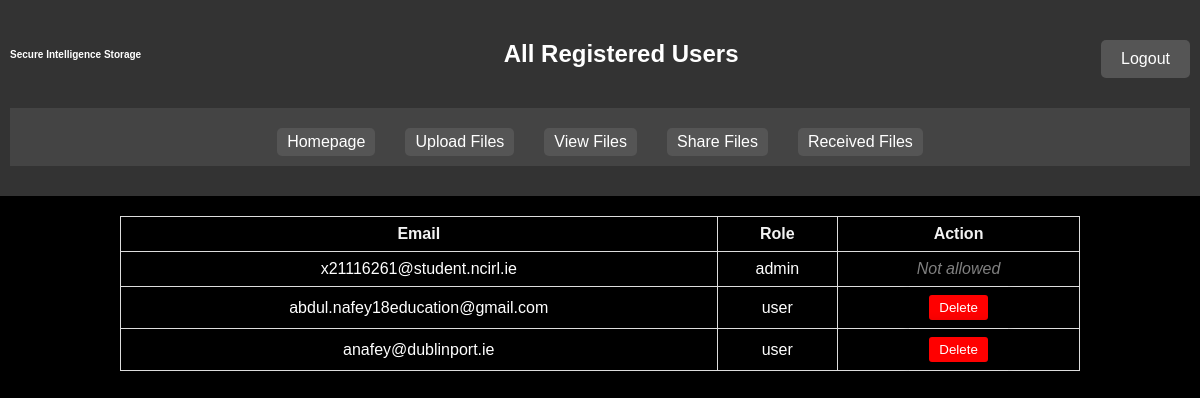
Page /all_users (signed in) on the earlier database version.
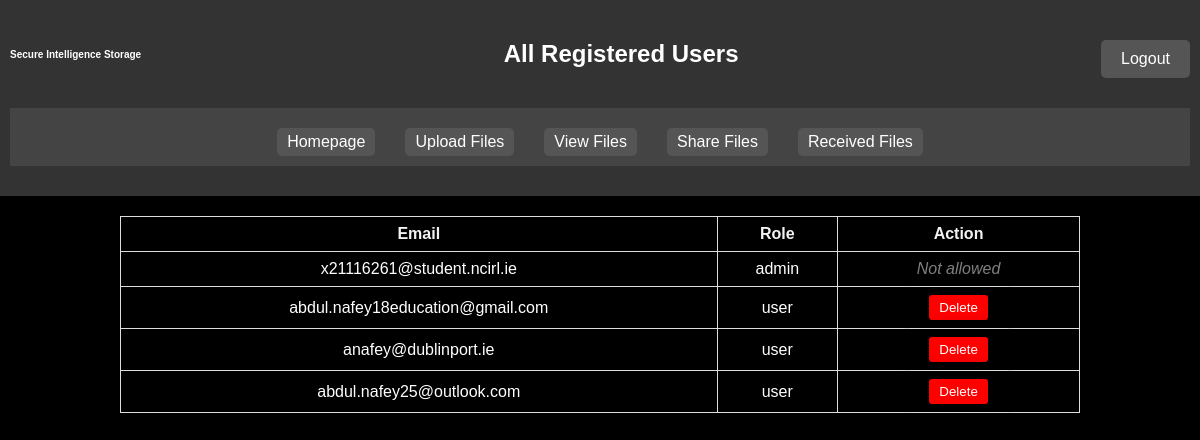
Same page on the later database version.
### tables this page shows
CREATE TABLE users (
                id INTEGER PRIMARY KEY AUTOINCREMENT,
                email TEXT UNIQUE NOT NULL,
                password_hash TEXT NOT NULL,
                mfa_secret TEXT,
                role TEXT NOT NULL DEFAULT 'user'  -- Role column: 'admin' or 'user'
            );

### routes/page_routes.py (the view)
    @app.route('/all_users')
    def all_users():
        if 'role' in session and session['role'] == 'admin':
            connection = get_db_connection()
            users = connection.execute('SELECT id, email, role FROM users').fetchall()  # Fetch user data
            connection.close()
            return render_template('all_users.html', users=users)
        else:
            flash('Unauthorized access!', 'error')
            return redirect(url_for('login'))

### database/sql_db.py (called while the page is built)
def get_db_connection():
    connection = sqlite3.connect(DB_PATH)
    connection.row_factory = sqlite3.Row
    return connection

### templates/all_users.html (shortened to what this page needs)
<!DOCTYPE html>
<html lang="en">
<head>
    <link rel="stylesheet" type="text/css" href="{{ url_for('static', filename='styles.css') }}">
</head>
<body>
    <header>
        <h1>Secure Intelligence Storage</h1>
        <h2>All Registered Users</h2>
        <nav class="nav1">
            <a href="{{ url_for('logout') }}">Logout</a>
        </nav>
        <nav class="nav2">
        <a href="{{ url_for('dynamic_homepage') }}">Homepage</a>
        <a href="{{ url_for('upload_file') }}">Upload Files</a>
        <a href="{{ url_for('files') }}">View Files</a>
        <a href="{{ url_for('share') }}">Share Files</a>
        <a href="{{ url_for('received_files') }}">Received Files</a>
        </nav>
    </header>
    <main>
        <table>
            <thead>
                <tr>
                    <th>Email</th>
                    <th>Role</th>
                    <th>Action</th>
                </tr>
            </thead>
            <tbody>
                {% for user in users %}
                <tr>
                    <td>{{ user.email | e }}</td>
                    <td>{{ user.role | e }}</td>
                    <td>
                        {% if user.role != 'admin' %}
                        <form action="{{ url_for('delete_user', user_id=user.id) }}" method="post" style="display: inline;">
                            <button type="submit">
                                Delete
                            </button>
                        </form>
                        {% else %}
                        <span>Not allowed</span>
                        {% endif %}
                    </td>
                </tr>
                {% endfor %}
            </tbody>
        </table>
    </main>
</body>
</html>

### static/styles.css (style rules this page uses)
body { font-family: Arial, sans-serif; background-color: #000000; margin: 0; padding: 0; }
form { color: #fff; padding: 20px; border-radius: 5px; box-shadow: 0 0 10px rgba(0, 0, 0, 0.1); margin: 50px auto; width: 300px; }
h1 { text-align: center; color: #ffffff; }
a { display: block; margin-top: 10px; color: #007bff; }
header { background-color: #333; color: #fff; padding: 10px; display: flex; justify-content: space-between; align-items: center; flex-wrap: wrap; }
header h1 { margin: 0; font-size: 10px; }
header h2 { text-align: center; }
header a { color: #fff; text-decoration: none; }
.nav1 { display: flex; align-items: center; gap: 15px; }
.nav2 { display: flex; justify-content: center; gap: 30px; padding: 10px 0; width: 100%; background-color: #444; margin-top: 10px; }
.nav2 a { color: #fff; text-decoration: none; font-size: 16px; padding: 5px 10px; transition: color 0.3s; }
table { width: 80%; max-width: 1000px; border-collapse: collapse; color: white; margin: 20px auto; box-shadow: 0 4px 8px rgba(0, 0, 0, 0.2); }
th, td { padding: 8px 5px; text-align: center; border: 1px solid #ddd; }
th { color: #f2f2f2; font-weight: bold; }
thead { text-align: center; }
nav, footer { text-align: center; margin: 20px 0; }
nav a { text-decoration: none; color: white; background-color: #555; padding: 10px 20px; border-radius: 5px; }
button[type="submit"] { padding: 5px 10px; background-color: red; color: white; border: none; border-radius: 3px; cursor: pointer; }
span { color: gray; font-style: italic; text-align: center; display: block; }

Differences in the rows shown:
added users: email "abdul.nafey25@outlook.com", role "user"
